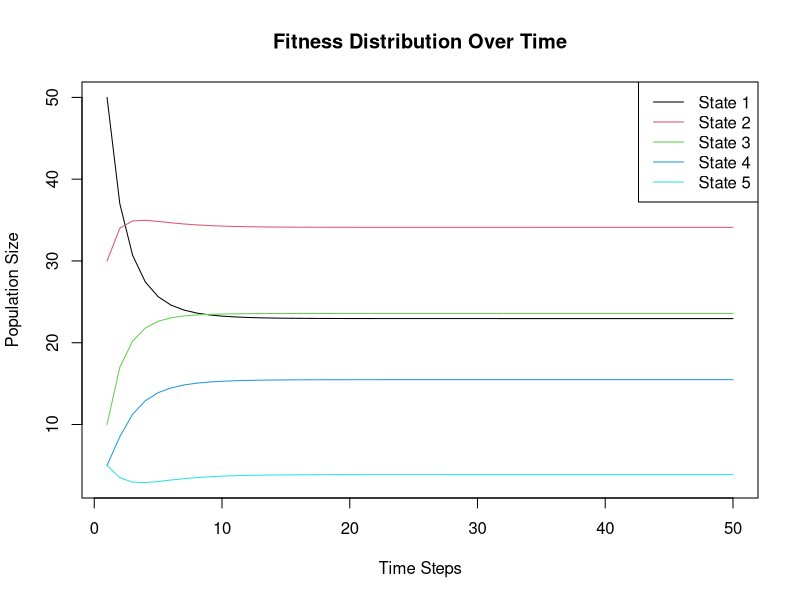

Here is the R script that generated this plot:
## ---- chunk 1
knitr::opts_chunk$set(echo = TRUE)
## ---- chunk 2
# Parameters
n_states <- 5  # Number of fitness states
n_steps <- 50  # Number of time steps
initial_population <- c(50, 30, 10, 5, 5)  # Initial distribution across states

# Baseline transition matrix
P <- matrix(c(
  0.6, 0.3, 0.1, 0.0, 0.0,
  0.2, 0.5, 0.2, 0.1, 0.0,
  0.1, 0.3, 0.4, 0.2, 0.0,
  0.0, 0.2, 0.3, 0.4, 0.1,
  0.0, 0.0, 0.1, 0.3, 0.6
), nrow = n_states, byrow = TRUE)

# Fitness modifiers (environmental effects)
environmental_fitness <- function(t) {
  # Example: Sinusoidal temperature effect
  temp_effect <- exp(-0.1 * (sin(2 * pi * t / n_steps) - 1)^2)
  moisture_effect <- exp(-0.05 * (runif(1, 0.8, 1.2) - 1)^2)
  pH_effect <- exp(-0.03 * (runif(1, 0.9, 1.1) - 1)^2)
  temp_effect * moisture_effect * pH_effect
}

# Simulate population dynamics
population <- matrix(0, nrow = n_steps, ncol = n_states)
population[1, ] <- initial_population

for (t in 2:n_steps) {
  fitness_mod <- environmental_fitness(t)
  modified_P <- P * fitness_mod
  modified_P <- sweep(modified_P, 1, rowSums(modified_P), FUN = "/")  # Normalize rows
  population[t, ] <- population[t - 1, ] %*% modified_P
}

# Visualization
matplot(1:n_steps, population, type = "l", lty = 1, col = 1:n_states,
        xlab = "Time Steps", ylab = "Population Size",
        main = "Fitness Distribution Over Time")
legend("topright", legend = paste("State", 1:n_states), col = 1:n_states, lty = 1)
